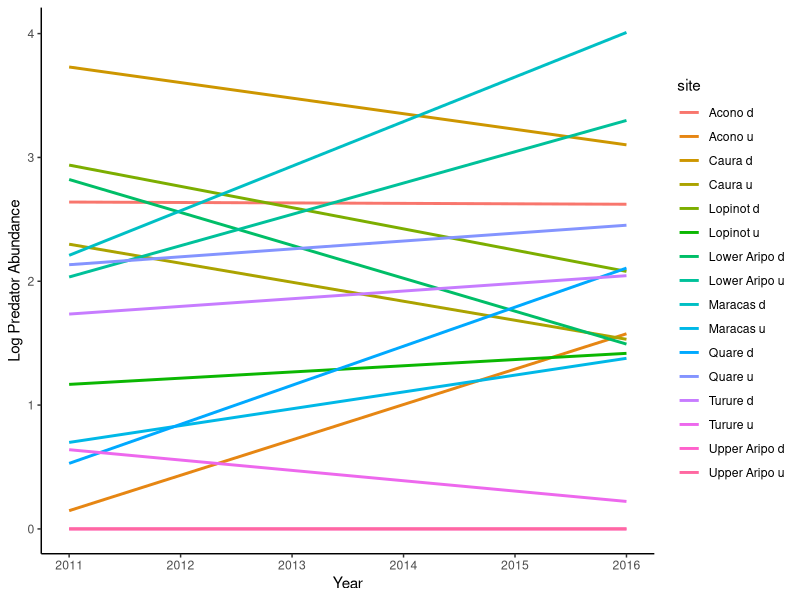
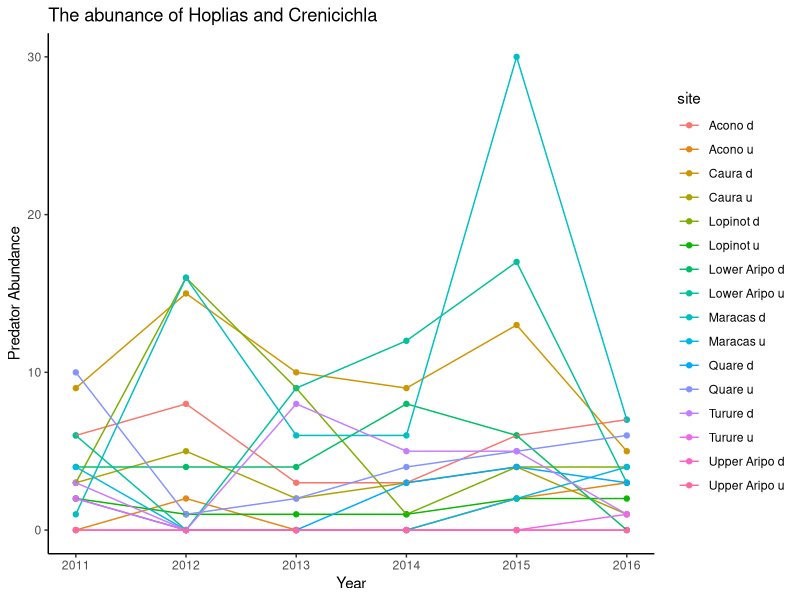
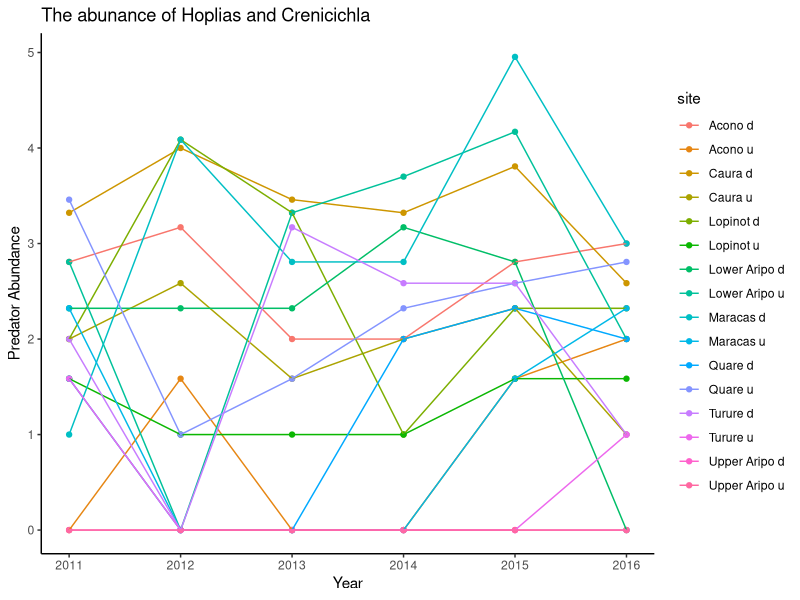
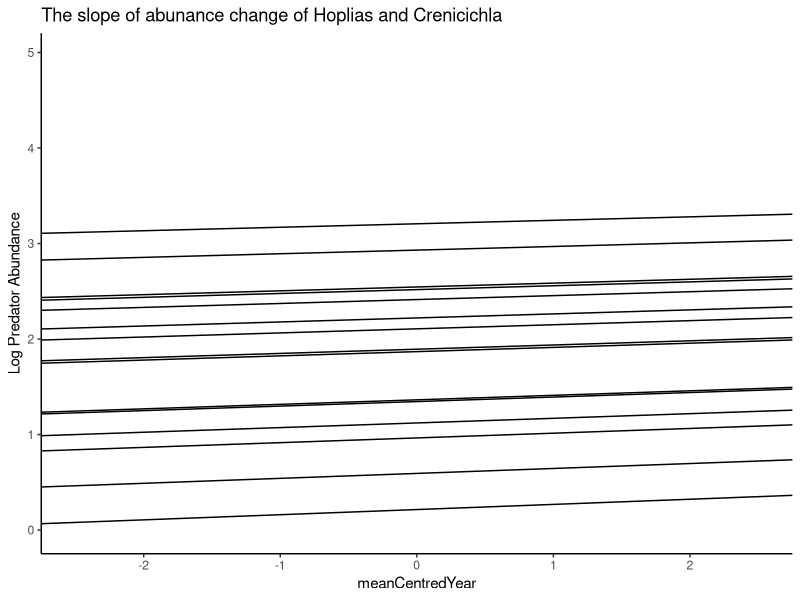
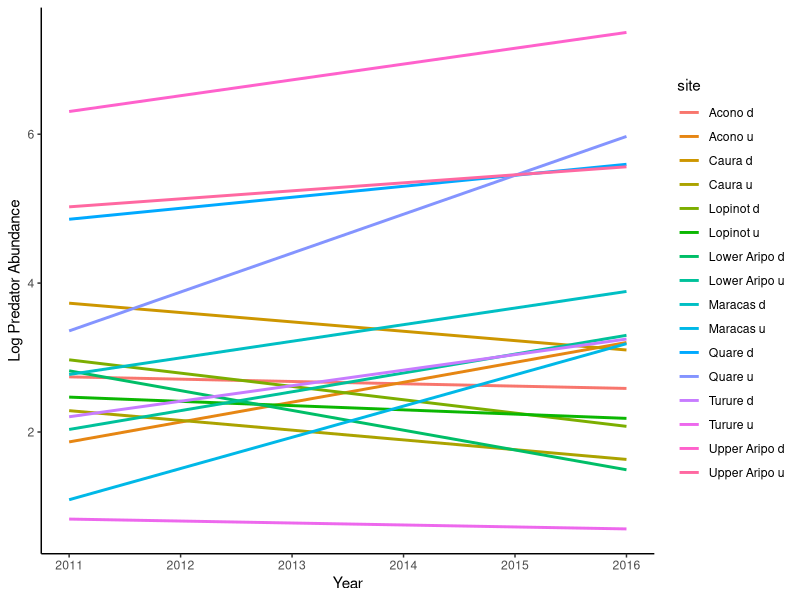
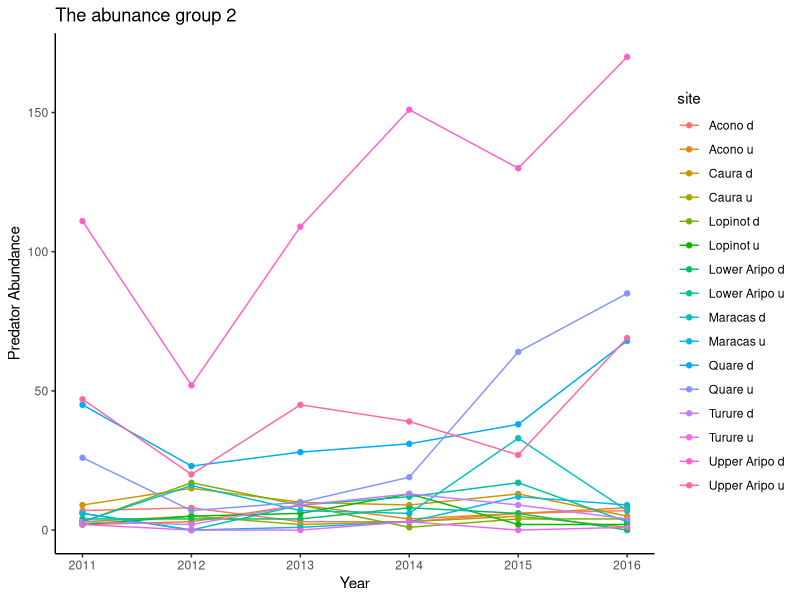
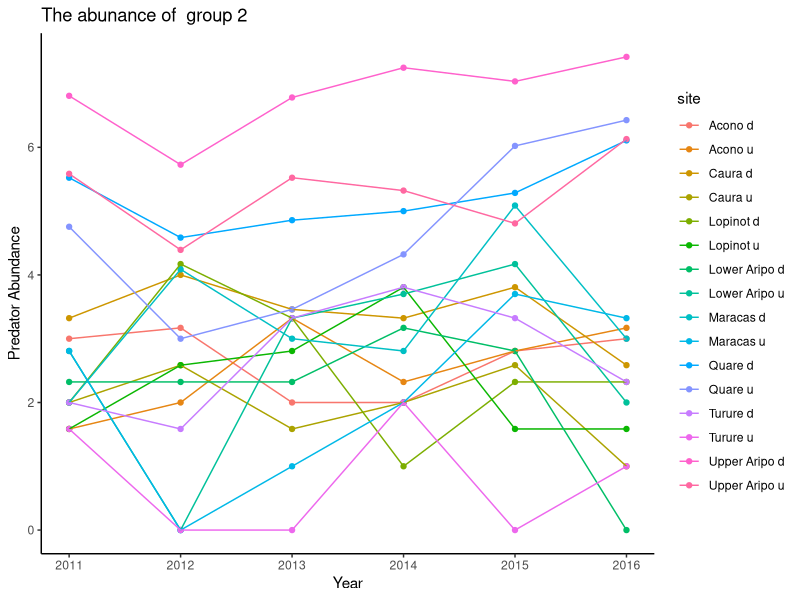
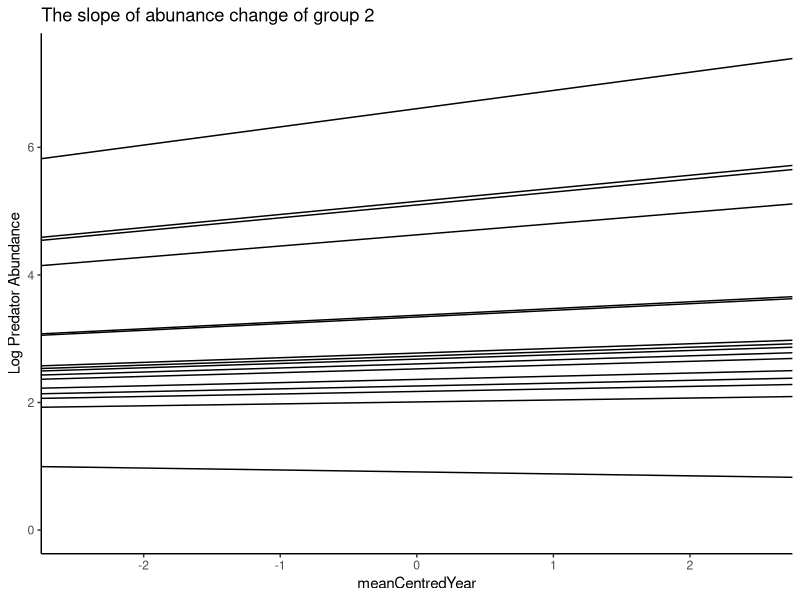

Write R code to recreate these figures, in order.
## ---- chunk 1
setwd("C:\\Users\\faj\\Documents\\OneDrive for Business\\research\\FishPredation\\Data")

library(dplyr)
library(tidyr)
library(ggplot2)
library(lme4)
library(lsmeans)
library(pbkrtest)

#preparing data 

fishDataAll <- read.csv("Fish data June 2017.csv")
head(fishDataAll)
str(fishDataAll)


selectMonths <- c("07", "08")# i am selecting out these months because then i can use the last timepoint 


#select data from only the July and Auguest, and remove first year 
SelectData <- fishDataAll %>% 
	separate(date, c("Day", "Month", "Year"), sep = "/") %>%
	filter(Year != 2010)%>%
	filter(Month %in% selectMonths)

fishData <- data.frame(SelectData)

#calculate biomass
fishData$TotBiomass <- (fishData$numbercaught + fishData$numberseen)* fishData$weight

#calculating percentage abundance
TotBioSite<- fishData %>% 
	group_by(site, Year) %>%
	summarise(BiomasSiteSum = sum(TotBiomass, na.rm=TRUE))

siteBiomass <- data.frame(TotBioSite)

#calculate overall abundance
fishData$AbundanceAll <- fishData$numbercaught + fishData$numberseen

## ---- chunk 2

predatorsAbN <- fishData %>% 
	filter(species == "Hoplias malabaricus" | species == "Crenicichla frenata") %>%
	group_by(site, Year) %>%
	summarise(AbundanceSum = sum(AbundanceAll))

predatorsAb <- data.frame(predatorsAbN)
predatorsAb$Year <- as.numeric(predatorsAb$Year)

#add the total site biomass data, just to i can identify sites with no predators 
FishDataTotAb <- merge(siteBiomass, predatorsAb, by = c("site" ,"Year"),all=TRUE) # this makes sure i 
#know what years had no predators recoreded in 
FishDataTotAb$AbundanceSum[is.na(FishDataTotAb$AbundanceSum)] <- 0
FishDataTotAb$Year <- as.numeric(FishDataTotAb$Year)


#add mean centered year for further analysis
meanYear <-summarise(FishDataTotAb, meanYear = mean(Year)) 
FishDataTotAb$meanYear <- meanYear[1,]
FishDataTotAb$meanCentredYear <-  FishDataTotAb$Year- FishDataTotAb$meanYear	

FishDataTotAb$logAb <- log2(FishDataTotAb$AbundanceSum + 1)

## ---- chunk 3
NarrowAdundance <- ggplot(aes(x = Year, y = logAb, colour = site),data = FishDataTotAb)
NarrowAdundance + 
  geom_smooth(se = FALSE, method = "lm")+ 
	theme_classic()+
	labs(y = "Log Predator Abundance")

## ---- chunk 4

AbPlot <- ggplot(FishDataTotAb, aes(x = Year, y = AbundanceSum, col = site, group = site))
AbPlot + geom_point() +
	geom_line() +
	theme_classic() +
	labs(title="The abunance of Hoplias and Crenicichla", y = "Predator Abundance")

AbPlotLog <- ggplot(FishDataTotAb, aes(x = Year, y = logAb, col = site, group = site))
AbPlotLog + geom_point() +
	geom_line() +
	theme_classic() +
	labs(title="The abunance of Hoplias and Crenicichla", y = "Predator Abundance")


## ---- chunk 5

AbM1 <- lmer(logAb  ~ meanCentredYear + (meanCentredYear|site), data = FishDataTotAb)
summary(AbM1)

#plot slopes of sites
AbM1_Lines <- coef(AbM1)$site[c(1:2)] # get slope and intercept of each line in model 3
names(AbM1_Lines) <- c("intercept", "slope")

m3.plot <- ggplot(data = FishDataTotAb, aes(x = meanCentredYear, y = logAb)) # plot of model with varying intercept but not slope, but only main slope shown
m3.plot + geom_blank() + 
	theme_classic() +
	geom_abline(slope = AbM1_Lines$slope, intercept = AbM1_Lines$intercept) +
	labs(title="The slope of abunance change of Hoplias and Crenicichla", y = "Log Predator Abundance")

## ---- chunk 6

predatorsAbNm <- fishData %>% 
	filter(species == "Hoplias malabaricus" | species == "Crenicichla frenata" | 
		species == "Gymnotus carapo"| species ==  "Rivulus hartii") %>%
	group_by(site, Year) %>%
	summarise(AbundanceSum = sum(AbundanceAll))

predatorsAbm <- data.frame(predatorsAbNm)
predatorsAbm$Year <- as.numeric(predatorsAbm$Year)

#add the total site biomass data, just to i can identify sites with no predators 
FishDataTotAbm <- merge(siteBiomass, predatorsAbm, by = c("site" ,"Year"),all=TRUE) # this makes sure i 
#know what years had no predators recoreded in 
FishDataTotAbm$AbundanceSum[is.na(FishDataTotAbm$AbundanceSum)] <- 0
FishDataTotAbm$Year <- as.numeric(FishDataTotAbm$Year)


#add mean centered year for further analysis
meanYear <-summarise(FishDataTotAbm, meanYear = mean(Year)) 
FishDataTotAbm$meanYear <- meanYear[1,]
FishDataTotAbm$meanCentredYear <-  FishDataTotAbm$Year - FishDataTotAbm$meanYear	

FishDataTotAbm$logAb <- log2(FishDataTotAbm$AbundanceSum + 1)

## ---- chunk 7
MiddleAdundance <- ggplot(aes(x = Year, y = logAb, colour = site),data = FishDataTotAbm)
MiddleAdundance + 
  geom_smooth(se = FALSE, method = "lm")+ 
	theme_classic()+
	labs(y = "Log Predator Abundance")

## ---- chunk 8

AbPlotm <- ggplot(FishDataTotAbm, aes(x = Year, y = AbundanceSum, col = site, group = site))
AbPlotm + geom_point() +
	geom_line() +
	theme_classic() +
	labs(title="The abunance group 2", y = "Predator Abundance")

AbPlotLogm <- ggplot(FishDataTotAbm, aes(x = Year, y = logAb, col = site, group = site))
AbPlotLogm + geom_point() +
	geom_line() +
	theme_classic() +
	labs(title="The abunance of  group 2", y = "Predator Abundance")


## ---- chunk 9

AbM1m <- lmer(logAb  ~ meanCentredYear + (meanCentredYear|site), data = FishDataTotAbm)
summary(AbM1m)

#plot slopes of sites
AbM1_Linesm <- coef(AbM1m)$site[c(1:2)] # get slope and intercept of each line in model 3
names(AbM1_Linesm) <- c("intercept", "slope")

m3.plot <- ggplot(data = FishDataTotAbm, aes(x = meanCentredYear, y = logAb)) # plot of model with varying intercept but not slope, but only main slope shown
m3.plot + geom_blank() + 
	theme_classic() +
	geom_abline(slope = AbM1_Linesm$slope, intercept = AbM1_Linesm$intercept) +
	labs(title="The slope of abunance change of group 2", y = "Log Predator Abundance")

## ---- chunk 10

group12 <- c("Hoplias malabaricus", "Crenicichla frenata", "Gymnotus carapo", "Anablepsoides hartii",
			"Cichlasoma taenia", "Cichlasoma taenia", "Corynopoma riisei", "Roeboides dientonito", 
			"Agonostomus monticola", "Rhamdia quelen", "andinoacara pulcher", "Hemigrammus unilineatus", "Rivulus hartii")

predatorsAbNw <- fishData %>% 
	filter(species %in% group12)  %>%
	group_by(site, Year) %>%
	summarise(AbundanceSum = sum(AbundanceAll))

predatorsAbw <- data.frame(predatorsAbNw)
predatorsAbw$Year <- as.numeric(predatorsAbw$Year)

#add the total site biomass data, just to i can identify sites with no predators 
FishDataTotAbw <- merge(siteBiomass, predatorsAbw, by = c("site" ,"Year"),all=TRUE) # this makes sure i 
#know what years had no predators recoreded in 
FishDataTotAbw$AbundanceSum[is.na(FishDataTotAbw$AbundanceSum)] <- 0
FishDataTotAbw$Year <- as.numeric(FishDataTotAbw$Year)

#add mean centered year for further analysis
meanYear <-summarise(FishDataTotAbw, meanYear = mean(Year)) 
FishDataTotAbw$meanYear <- meanYear[1,]
FishDataTotAbw$meanCentredYear <-  FishDataTotAbw$Year - FishDataTotAbw$meanYear	

FishDataTotAbw$logAb <- log2(FishDataTotAbw$AbundanceSum + 1)

## ---- chunk 11
BroadAdundance <- ggplot(aes(x = Year, y = logAb, colour = site),data = FishDataTotAbw)
BroadAdundance + 
  geom_smooth(se = FALSE, method = "lm")+ 
	theme_classic()+
	labs(y = "Log Predator Abundance")

## ---- chunk 12

AbPlotw <- ggplot(FishDataTotAbw, aes(x = Year, y = AbundanceSum, col = site, group = site))
AbPlotw + geom_point() +
	geom_line() +
	theme_classic() +
	labs(title="The abunance group 2 and 3", y = "Predator Abundance")

AbPlotLogw <- ggplot(FishDataTotAbw, aes(x = Year, y = logAb, col = site, group = site))
AbPlotLogw + geom_point() +
	geom_line() +
	theme_classic() +
	labs(title="The abunance of  group 2 and 3", y = "Predator Abundance")


## ---- chunk 13

AbM1w <- lmer(logAb  ~ meanCentredYear + (meanCentredYear|site), data = FishDataTotAbw)
summary(AbM1w)

#plot slopes of sites
AbM1_Linesw <- coef(AbM1w)$site[c(1:2)] # get slope and intercept of each line in model 3
names(AbM1_Linesw) <- c("intercept", "slope")

m3.plotw <- ggplot(data = FishDataTotAbw, aes(x = meanCentredYear, y = logAb)) # plot of model with varying intercept but not slope, but only main slope shown
m3.plot + geom_blank() + 
	theme_classic() +
	geom_abline(slope = AbM1_Linesw$slope, intercept = AbM1_Linesw$intercept) +
	labs(title="The slope of abunance change of group 2", y = "Log Predator Abundance")
